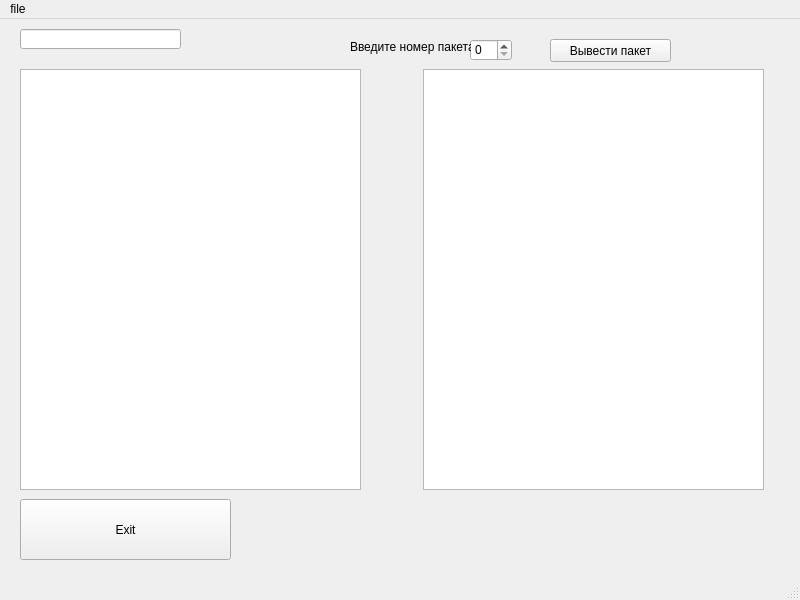
<?xml version="1.0" encoding="UTF-8"?>
<ui version="4.0">
 <class>File</class>
 <widget class="QMainWindow" name="File">
  <property name="geometry">
   <rect>
    <x>0</x>
    <y>0</y>
    <width>800</width>
    <height>600</height>
   </rect>
  </property>
  <property name="windowTitle">
   <string>MainWindow</string>
  </property>
  <widget class="QWidget" name="centralwidget">
   <widget class="QLineEdit" name="A1">
    <property name="geometry">
     <rect>
      <x>20</x>
      <y>10</y>
      <width>161</width>
      <height>20</height>
     </rect>
    </property>
   </widget>
   <widget class="QPushButton" name="Exit">
    <property name="geometry">
     <rect>
      <x>20</x>
      <y>480</y>
      <width>211</width>
      <height>61</height>
     </rect>
    </property>
    <property name="text">
     <string>Exit</string>
    </property>
   </widget>
   <widget class="QTextEdit" name="textEdit">
    <property name="geometry">
     <rect>
      <x>20</x>
      <y>50</y>
      <width>341</width>
      <height>421</height>
     </rect>
    </property>
   </widget>
   <widget class="QTextEdit" name="textEdit_2">
    <property name="geometry">
     <rect>
      <x>423</x>
      <y>50</y>
      <width>341</width>
      <height>421</height>
     </rect>
    </property>
   </widget>
   <widget class="QSpinBox" name="spinBox">
    <property name="geometry">
     <rect>
      <x>470</x>
      <y>20</y>
      <width>42</width>
      <height>22</height>
     </rect>
    </property>
   </widget>
   <widget class="QLabel" name="label">
    <property name="geometry">
     <rect>
      <x>350</x>
      <y>20</y>
      <width>121</width>
      <height>16</height>
     </rect>
    </property>
    <property name="text">
     <string>Введите номер пакета</string>
    </property>
   </widget>
   <widget class="QPushButton" name="pushButton">
    <property name="geometry">
     <rect>
      <x>550</x>
      <y>20</y>
      <width>121</width>
      <height>23</height>
     </rect>
    </property>
    <property name="text">
     <string>Вывести пакет</string>
    </property>
   </widget>
   <zorder>Exit</zorder>
   <zorder>A1</zorder>
   <zorder>textEdit</zorder>
   <zorder>textEdit_2</zorder>
   <zorder>spinBox</zorder>
   <zorder>label</zorder>
   <zorder>pushButton</zorder>
  </widget>
  <widget class="QMenuBar" name="menubar">
   <property name="geometry">
    <rect>
     <x>0</x>
     <y>0</y>
     <width>800</width>
     <height>21</height>
    </rect>
   </property>
   <widget class="QMenu" name="menuOpen">
    <property name="title">
     <string>file</string>
    </property>
    <addaction name="actionOpen"/>
   </widget>
   <addaction name="menuOpen"/>
  </widget>
  <widget class="QStatusBar" name="statusbar"/>
  <action name="actionOpen">
   <property name="text">
    <string>Open</string>
   </property>
  </action>
 </widget>
 <resources/>
 <connections/>
</ui>
